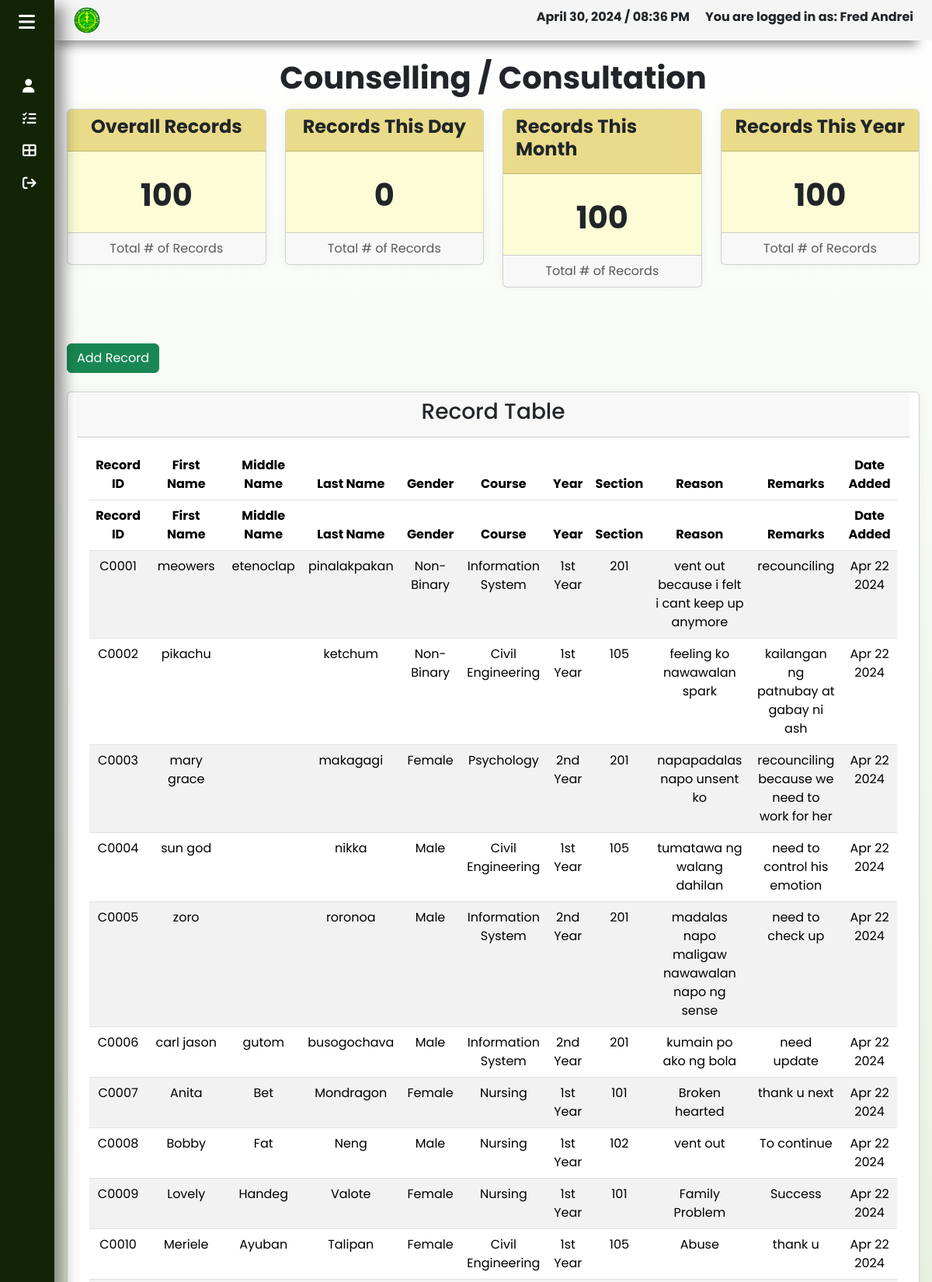
The app's page /records-counselling.php (signed in, upper part) with its own data.
### tables this page shows
CREATE TABLE `counselling` (
  `record_ID` varchar(11) NOT NULL,
  `firstName` varchar(45) NOT NULL,
  `middleName` varchar(45) NOT NULL,
  `lastName` varchar(45) NOT NULL,
  `gender` varchar(45) NOT NULL,
  `course` varchar(45) NOT NULL,
  `year` varchar(45) NOT NULL,
  `section` varchar(45) NOT NULL,
  `reason` varchar(255) NOT NULL,
  `status` varchar(45) NOT NULL,
  `remarks` varchar(255) NOT NULL,
  `date` datetime NOT NULL DEFAULT current_timestamp()
);

### functions.php (called while the page is built, shortened)
<?php
    function getCounsellingRecords($conn){
        $queryCounselling = "SELECT * FROM counselling";
        if ($resultCounselling = mysqli_query($conn,$queryCounselling)) {
            $counsellingRowCount = mysqli_num_rows($resultCounselling);
            return $counsellingRowCount;
        }
        else{
            return false;
        }
    }
    function getCounsellingRecordsCurrentDay($conn) {
        $currentDate = date('Y-m-d');
        $queryLeave = "SELECT * FROM counselling WHERE DATE(date) = '$currentDate'";
        if ($resultLeave = mysqli_query($conn, $queryLeave)) {
            $leaveRowCount = mysqli_num_rows($resultLeave);
            return $leaveRowCount;
        } else {
            return false;
        }
    }
    function getCounsellingRecordsCurrentMonth($conn) {
        $currentMonth = date('m');
        $currentYear = date('Y');
        $queryLeave = "SELECT * FROM counselling WHERE MONTH(date) = $currentMonth AND YEAR(date) = $currentYear";
        if ($resultLeave = mysqli_query($conn, $queryLeave)) {
            $leaveRowCount = mysqli_num_rows($resultLeave);
            return $leaveRowCount;
        } else {
            return false;
        }
    }
    function getCounsellingRecordsCurrentYear($conn) {
        $currentYear = date('Y');
        $queryLeave = "SELECT * FROM counselling WHERE YEAR(date) = $currentYear";
        if ($resultLeave = mysqli_query($conn, $queryLeave)) {
            $leaveRowCount = mysqli_num_rows($resultLeave);
            return $leaveRowCount;
        } else {
            return false;
        }
    }
?>

### records-counselling.php (the view, shortened to what this page needs)
<?php
    include('dbConnection.php');
    include('functions.php');
    $queryCounselling = "SELECT * FROM counselling";
    $resultCounselling = mysqli_query($conn, $queryCounselling);
    $totalCounsellingRecord = getCounsellingRecords($conn);
    $totalCounsellingToday = getCounsellingRecordsCurrentDay($conn);
    $totalCounsellingRecordMonth = getCounsellingRecordsCurrentMonth($conn);
    $totalCounsellingRecordYear = getCounsellingRecordsCurrentYear($conn);
?>
<!DOCTYPE html>
<html lang="en">
<head>
    <link rel="stylesheet" href="css/bootstrap.min.css">
    <link rel="stylesheet" href="assets/fontawesome/css/all.css">
    <link href="https://cdn.lineicons.com/4.0/lineicons.css" rel="stylesheet">
    <link rel="stylesheet" href="https://cdn.datatables.net/2.0.5/css/dataTables.dataTables.min.css">
    <link rel="stylesheet" href="assets/DataTables/css/dataTables.dataTables.css">
    <link rel="stylesheet" href="css/records-loa.css">
</head>
<body>
    <div class="wrapper">
        <aside id="sidebar" style="position: fixed; height: 100%; box-shadow: 14px 6px 18px -2px rgba(0,0,0,0.42); -webkit-box-shadow: 14px 6px 18px -2px rgba(0,0,0,0.42); -moz-box-shadow: 14px 6px 18px -2px rgba(0,0,0,0.42);">
            <div class="d-flex">
                <button class="toggle-btn" type="button">
                    <i class="fa-solid fa-bars"></i> </button>
            </div>
            <ul class="sidebar-nav">
                <li class="sidebar-item">
                    <a href="staffProfile.php" class="sidebar-link">
                        <i class="fa-solid fa-user"></i>
                    </a>
                </li>
                <li class="sidebar-item">
                    <a href="home.php" class="sidebar-link">
                        <i class="fa-solid fa-list-check"></i>
                    </a>
                </li>
                <li class="sidebar-item">
                    <a href="#" class="sidebar-link collapsed has-dropdown" data-bs-toggle="collapse"
                        data-bs-target="#multi" aria-expanded="false" aria-controls="multi">
                        <i class="fa-solid fa-table-cells-large"></i>
                    </a>
                </li>
                <li class="sidebar-item">
                    <a role="button" class="sidebar-link" onclick="confirmLogout()">
                        <i class="fa-solid fa-arrow-right-from-bracket"></i>
                    </a>
                </li>
            </ul>
        </aside>
        <div class="main" style="margin-left: 70px">
            <nav class="navbar d-flex px-4 py-2" style="background-color: #f5f5f5; box-shadow: -8px 17px 14px -11px rgba(0,0,0,0.42); -webkit-box-shadow: -8px 17px 14px -11px rgba(0,0,0,0.42); -moz-box-shadow: -8px 17px 14px -11px rgba(0,0,0,0.42);">
                <a href="home.php"><img src="images/kld-logo.png" alt="" class="img-fluid" style="max-width: 3vw;"></a>
                <p id="currentTime" class="h6 fw-bold ms-auto" style="margin-right: 20px">Time</p>
                <p class="h6 fw-bold">You are logged in as: <?php echo $_SESSION['userSession'] ?></p>
            </nav>
            <main class="content px-3 py-4">
                <p class="h1 mb-3 fw-bold text-center">Counselling / Consultation</p>
                <div class="row">
                    <div class="col-lg-3 col-md-6 col-sm-8 mb-4">
                        <div class="card w-100 mx-auto">
                            <div class="card-header statistics" style="background-color: rgba(211, 183, 23, 0.5)">
                                <p class="fw-bold h4 d-flex justify-content-center">Overall Records</p>
                            </div>
                            <div class="card-body statistics-body" style="background-color: rgba(244, 246, 107, 0.28)">
                                <p class="fw-bold h1 d-flex justify-content-center align-items-center pt-3"><?php echo $totalCounsellingRecord ?></p>
                            </div>
                            <div class="card-footer">
                                <span class="text-muted d-flex justify-content-center">Total # of Records</span>
                            </div>
                        </div>
                    </div>
                    <div class="col-lg-3 col-md-6 col-sm-8 mb-4">
                        <div class="card w-100 mx-auto">
                            <div class="card-header statistics" style="background-color: rgba(211, 183, 23, 0.5)">
                                <p class="fw-bold h4 d-flex justify-content-center">Records This Day</p>
                            </div>
                            <div class="card-body statistics-body" style="background-color: rgba(244, 246, 107, 0.28)">
                                <p class="fw-bold h1 d-flex justify-content-center align-items-center pt-3"><?php echo $totalCounsellingToday ?></p>
                            </div>
                            <div class="card-footer">
                                <span class="text-muted d-flex justify-content-center">Total # of Records</span>
                            </div>
                        </div>
                    </div>
                    <div class="col-lg-3 col-md-6 col-sm-8 mb-4">
                        <div class="card w-100 mx-auto">
                            <div class="card-header statistics" style="background-color: rgba(211, 183, 23, 0.5)">
                                <p class="fw-bold h4 d-flex justify-content-center">Records This Month</p>
                            </div>
                            <div class="card-body statistics-body" style="background-color: rgba(244, 246, 107, 0.28)">
                                <p class="fw-bold h1 d-flex justify-content-center align-items-center pt-3"><?php echo $totalCounsellingRecordMonth ?></p>
                            </div>
                            <div class="card-footer">
                                <span class="text-muted d-flex justify-content-center">Total # of Records</span>
                            </div>
                        </div>
                    </div>
                    <div class="col-lg-3 col-md-6 col-sm-8 mb-4">
                        <div class="card w-100 mx-auto">
                            <div class="card-header statistics" style="background-color: rgba(211, 183, 23, 0.5)">
                                <p class="fw-bold h4 d-flex justify-content-center align-items-center">Records This Year</p>
                            </div>
                            <div class="card-body statistics-body" style="background-color: rgba(244, 246, 107, 0.28)">
                                <p class="fw-bold h1 d-flex justify-content-center align-items-center pt-3"><?php echo $totalCounsellingRecordYear ?></p>
                            </div>
                            <div class="card-footer">
                                <span class="text-muted d-flex justify-content-center">Total # of Records</span>
                            </div>
                        </div>
                    </div>
                    <div class="row mt-5">
                        <div class="col-lg-4 col-md-4 mb-4">
                            <div class="button">
                                <button class="btn btn-success" data-bs-toggle="modal" data-bs-target="#addRecord">Add Record</button>
                            </div>
                        </div>
                    </div>
                    <div class="row mx-auto">
                        <div class="card text-center">
                            <div class="card-header mb-n5">
                                <p class="h3">Record Table</p>
                            </div>
                            <div class="card-body">
                                <div class="table-responsive">
                                    <table id="counselling-table" class="table table-striped data-table text-center" style="width: 100%">
                                        <thead>
                                            <tr>
                                                <th class="text-center">Record ID</th>
                                                <th class="text-center">First Name</th>
                                                <th class="text-center">Middle Name</th>
                                                <th class="text-center">Last Name</th>
                                                <th class="text-center">Gender</th>
                                                <th class="text-center">Course</th>
                                                <th class="text-center">Year</th>
                                                <th class="text-center">Section</th>
                                                <th class="text-center">Reason</th>
                                                <th class="text-center">Remarks</th>
                                                <th class="text-center">Date Added</th>
                                            </tr>
                                        </thead>
                                        <tbody>
                                            <tr>
                                                <?php
                                                    while($row = mysqli_fetch_assoc($resultCounselling)) {
                                                ?>
                                                <td><?php echo $row['record_ID']?></td>
                                                <td class="firstName"><?php echo $row['firstName']?></td>
                                                <td class="middleName"><?php echo $row['middleName']?></td>
                                                <td class="lastName"><?php echo $row['lastName']?></td>
                                                <td class="gender"><?php echo $row['gender']?></td>
                                                <td class="course"><?php echo $row['course']?></td>
                                                <td class="year"><?php echo $row['year']?></td>
                                                <td class="section"><?php echo $row['section']?></td>
                                                <td class="reason"><?php echo $row['reason']?></td>
                                                <td class="remarks"><?php echo $row['remarks']?></td>
                                                <td class="text-center"><?php echo date('M d Y', strtotime($row['date']))?></td>
                                            </tr>
                                            <?php
                                                }
                                            ?>
                                        </tbody>
                                    </table>
                                </div>
                            </div>
                        </div>
                    </div>
                </div>
            </main>
        </div>
    </div>
</body>
</html>

### assets/DataTables/DataTables-2.0.4/css/dataTables.dataTables.css (style rules this page uses)
:root { --dt-row-selected: 13, 110, 253; --dt-row-selected-text: 255, 255, 255; --dt-row-selected-link: 9, 10, 11; --dt-row-stripe: 0, 0, 0; --dt-row-hover: 0, 0, 0; --dt-column-ordering: 0, 0, 0; --dt-html-background: white; }

### css/records-loa.css (style rules this page uses)
a { text-decoration: none; }
li { list-style: none; }
body { font-family: 'Poppins', sans-serif; }
.wrapper { display: flex; }
.main { display: flex; flex-direction: column; min-height: 100vh; width: 100%; overflow: hidden; transition: all 0.35s ease-in-out; background: rgb(255,255,255); background: linear-gradient(180deg, rgba(255,255,255,1) 0%, rgba(110, 173, 61,1) 120%); min-width: 0; z-index:80; }
#sidebar { width: 70px; min-width: 70px; z-index: 1000; transition: all .25s ease-in-out; background-color:rgb(19, 36, 6); display: flex; flex-direction: column; }
.toggle-btn { background-color: transparent; cursor: pointer; border: 0; padding: 1rem 1.5rem; }
.toggle-btn i { font-size: 1.5rem; color: #FFF; }
.sidebar-nav { padding: 2rem 0; flex: 1 1 auto; }
a.sidebar-link { padding: .625rem 1.625rem; color: #FFF; display: block; font-size: 0.9rem; white-space: nowrap; border-left: 3px solid transparent; }
.sidebar-link i, .dropdown-item i { font-size: 1.1rem; margin-right: .75rem; }
.sidebar-item { position: relative; }
.navbar { background-color: #c5c5c5; box-shadow: 0 0 2rem 0 rgba(33, 37, 41, .1); }
.card { box-shadow: 0 0 .875rem 0 rgba(9, 13, 16, 0.05); }
.statistics { background-color: rgba(75, 255, 146, 0.5); }
.statistics-body { background-color: rgb(211, 183, 23); }

### records on screen
counselling: record_ID "C0001", firstName "meowers", middleName "etenoclap", lastName "pinalakpakan", gender "Non-Binary", course "Information System", year "1st Year", section "201", reason "vent out because i felt i cant keep up anymore", remarks "recounciling", date "Apr 22 2024"
counselling: record_ID "C0002", firstName "pikachu", lastName "ketchum", gender "Non-Binary", course "Civil Engineering", year "1st Year", section "105", reason "feeling ko nawawalan spark", remarks "kailangan ng patnubay at gabay ni ash", date "Apr 22 2024"
counselling: record_ID "C0003", firstName "mary grace", lastName "makagagi", gender "Female", course "Psychology", year "2nd Year", section "201", reason "napapadalas napo unsent ko", remarks "recounciling because we need to work for her", date "Apr 22 2024"
counselling: record_ID "C0004", firstName "sun god", lastName "nikka", gender "Male", course "Civil Engineering", year "1st Year", section "105", reason "tumatawa ng walang dahilan", remarks "need to control his emotion", date "Apr 22 2024"
counselling: record_ID "C0005", firstName "zoro", lastName "roronoa", gender "Male", course "Information System", year "2nd Year", section "201", reason "madalas napo maligaw nawawalan napo ng sense", remarks "need to check up", date "Apr 22 2024"
counselling: record_ID "C0006", firstName "carl jason", middleName "gutom", lastName "busogochava", gender "Male", course "Information System", year "2nd Year", section "201", reason "kumain po ako ng bola", remarks "need update", date "Apr 22 2024"
counselling: record_ID "C0007", firstName "Anita", middleName "Bet", lastName "Mondragon", gender "Female", course "Nursing", year "1st Year", section "101", reason "Broken hearted", remarks "thank u next", date "Apr 22 2024"
counselling: record_ID "C0008", firstName "Bobby", middleName "Fat", lastName "Neng", gender "Male", course "Nursing", year "1st Year", section "102", reason "vent out", remarks "To continue", date "Apr 22 2024"
counselling: record_ID "C0009", firstName "Lovely", middleName "Handeg", lastName "Valote", gender "Female", course "Nursing", year "1st Year", section "101", reason "Family Problem", remarks "Success", date "Apr 22 2024"
counselling: record_ID "C0010", firstName "Meriele", middleName "Ayuban", lastName "Talipan", gender "Female", course "Civil Engineering", year "1st Year", section "105", reason "Abuse", remarks "thank u", date "Apr 22 2024"

### other values on screen
$_SESSION['userSession'] "Fred Andrei"
$totalCounsellingRecord "100"
$totalCounsellingToday "0"
$totalCounsellingRecordMonth "100"
$totalCounsellingRecordYear "100"
